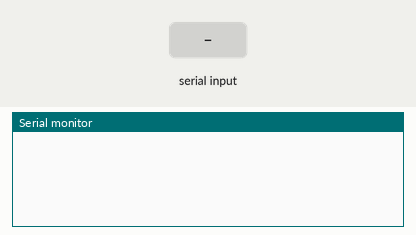
Bench run of a sketch on a simulated Arduino Uno, built with avr-gcc and run on an emulated ATmega328P. Parts: the last lines printed to the serial monitor. The inputs (shaded band) are chosen by the test bench.

Above: at 1.2 s.
1.3 s: "read 1\n" received over Serial
At 2.7 s:
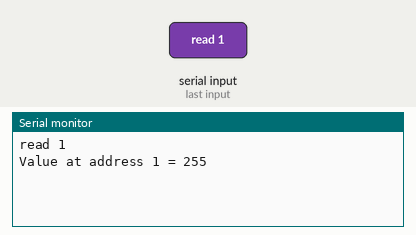
3.8 s: "write 1\n" received over Serial
At 5.9 s:
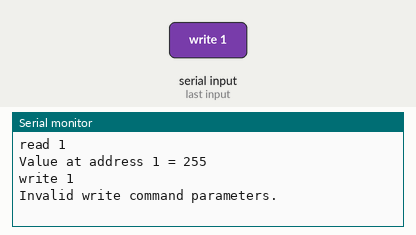
6.3 s: "read" received over Serial
At 8.5 s:
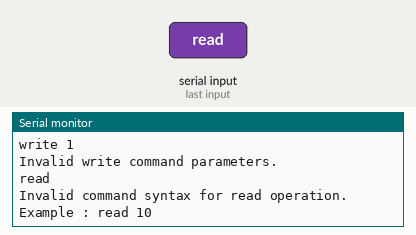
8.8 s: "write" received over Serial
At 10.7 s:
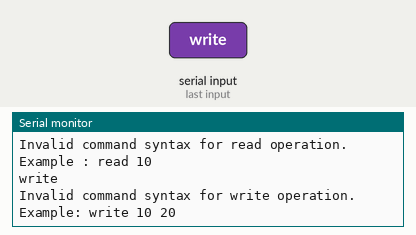
11.3 s: " " received over Serial
At 13.4 s:
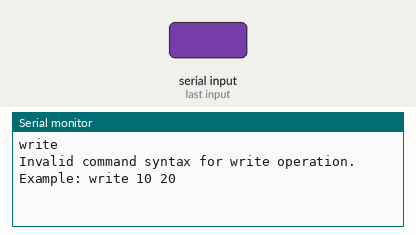
13.8 s: "90 45 200\n" received over Serial
At 15.6 s:
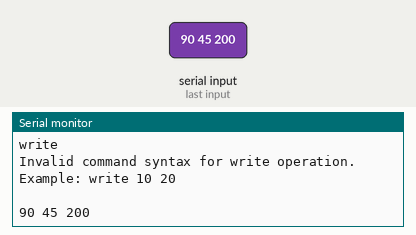

The sketch:

coursera_eeperom_assignment.ino
```cpp
#include <EEPROM.h>

// the setup routine runs once when you press reset:
void setup() {
  Serial.begin(9600);
}

// the loop routine runs over and over again forever:
void loop() {
  while(Serial.available()) {
    String command = Serial.readString();
    Serial.println(command);
    if(command.startsWith("read")){
      performRead(command);
    }else if(command.startsWith("write")) {
      performWrite(command);
    }
  }
}

void performRead(String command) {
    int pos = command.indexOf(" ");
    if(pos == -1) {
      Serial.println("Invalid command syntax for read operation. Example : read 10");
      return;
    }
    String addrString = command.substring(pos);
    addrString.trim();
    int addr = addrString.toInt();
    if(addr < 0 || addr >= EEPROM.length()){
        Serial.println("Invalid EEPROM address to read " + addrString);
        return;
    }
    int val = EEPROM.read(addr);
    Serial.println("Value at address " + addrString + " = " + val);
}

void performWrite(String command) {
  int pos = command.indexOf(" ");
    if(pos == -1) {
      Serial.println("Invalid command syntax for write operation. Example: write 10 20");
      return;
    }
    String strParams = command.substring(pos);
    strParams.trim();
    pos = strParams.indexOf(" ");
    if(pos == -1){
      Serial.println("Invalid write command parameters.");
      return;
    }
    Serial.println("DEBUG: strParams=" + strParams);
    String strAddr = strParams.substring(0, pos);
    String strVal = strParams.substring(pos);
    Serial.println("DEBUG: strAddr=" + strAddr);
    Serial.println("DEBUG: strVal=" + strVal);
    strAddr.trim();
    strVal.trim();
    int addrToWrite = strAddr.toInt();
    int val = strVal.toInt();
    if(addrToWrite < 0 || addrToWrite >= EEPROM.length()){
        Serial.println("Invalid EEPROM address to write " + strAddr);
        return;
    }
    Serial.println("Write value " + String(val) + " to address " + strAddr);
    EEPROM.write(addrToWrite, val);
    Serial.println("Write ok");
}
```

Measured:
- after the input at 1.3 s, the serial monitor: prints a new line after 1.0 s (image 1)
- after the input at 3.8 s, the serial monitor: prints a new line after 1.0 s (image 2)
- after the input at 6.3 s, the serial monitor: prints a new line after 1.0 s (image 3)
- after the input at 8.8 s, the serial monitor: prints a new line after 1.0 s (image 4)
- after the input at 11.3 s, the serial monitor: prints a new line after 1.0 s (image 5)
- after the input at 13.8 s, the serial monitor: prints a new line after 1.0 s (image 6)
